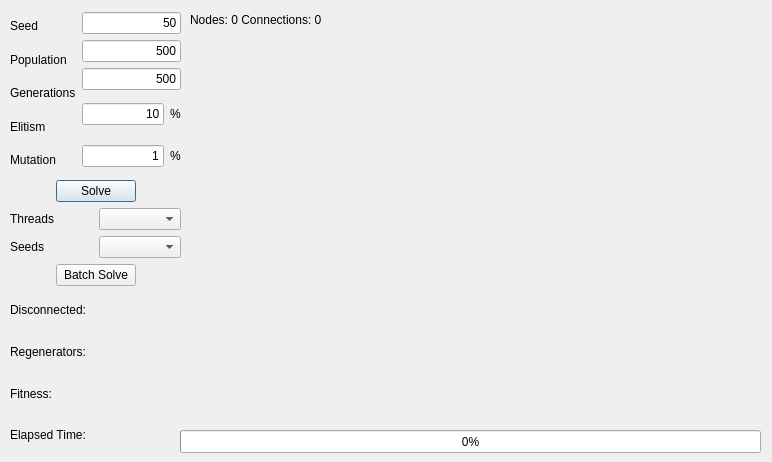
<?xml version="1.0" encoding="UTF-8"?>
<ui version="4.0">
 <class>CustomDialog</class>
 <widget class="QDialog" name="CustomDialog">
  <property name="geometry">
   <rect>
    <x>0</x>
    <y>0</y>
    <width>772</width>
    <height>462</height>
   </rect>
  </property>
  <property name="windowTitle">
   <string>RLP - Custom Algorithm</string>
  </property>
  <widget class="QLabel" name="labelNodes">
   <property name="geometry">
    <rect>
     <x>190</x>
     <y>10</y>
     <width>571</width>
     <height>20</height>
    </rect>
   </property>
   <property name="text">
    <string>Nodes: 0 Connections: 0</string>
   </property>
  </widget>
  <widget class="QWidget" name="gridLayoutWidget">
   <property name="geometry">
    <rect>
     <x>190</x>
     <y>27</y>
     <width>571</width>
     <height>401</height>
    </rect>
   </property>
   <layout class="QGridLayout" name="gridLayout">
    <property name="sizeConstraint">
     <enum>QLayout::SetDefaultConstraint</enum>
    </property>
   </layout>
  </widget>
  <widget class="QProgressBar" name="progressBar">
   <property name="geometry">
    <rect>
     <x>180</x>
     <y>430</y>
     <width>581</width>
     <height>23</height>
    </rect>
   </property>
   <property name="value">
    <number>0</number>
   </property>
  </widget>
  <widget class="QWidget" name="layoutWidget">
   <property name="geometry">
    <rect>
     <x>10</x>
     <y>12</y>
     <width>171</width>
     <height>441</height>
    </rect>
   </property>
   <layout class="QVBoxLayout" name="verticalLayout_4">
    <item>
     <layout class="QHBoxLayout" name="horizontalLayout_5">
      <item>
       <layout class="QVBoxLayout" name="verticalLayout_2">
        <item>
         <widget class="QLabel" name="label">
          <property name="text">
           <string>Seed</string>
          </property>
          <property name="buddy">
           <cstring>lineEditSeed</cstring>
          </property>
         </widget>
        </item>
        <item>
         <widget class="QLabel" name="label_2">
          <property name="text">
           <string>Population</string>
          </property>
          <property name="buddy">
           <cstring>lineEditPopulation</cstring>
          </property>
         </widget>
        </item>
        <item>
         <widget class="QLabel" name="label_3">
          <property name="text">
           <string>Generations</string>
          </property>
          <property name="buddy">
           <cstring>lineEditGenerations</cstring>
          </property>
         </widget>
        </item>
        <item>
         <widget class="QLabel" name="label_4">
          <property name="text">
           <string>Elitism</string>
          </property>
          <property name="buddy">
           <cstring>lineEditElitism</cstring>
          </property>
         </widget>
        </item>
        <item>
         <widget class="QLabel" name="label_5">
          <property name="text">
           <string>Mutation</string>
          </property>
          <property name="buddy">
           <cstring>lineEditMutation</cstring>
          </property>
         </widget>
        </item>
       </layout>
      </item>
      <item>
       <layout class="QVBoxLayout" name="verticalLayout">
        <item>
         <widget class="QLineEdit" name="lineEditSeed">
          <property name="text">
           <string>50</string>
          </property>
          <property name="alignment">
           <set>Qt::AlignRight|Qt::AlignTrailing|Qt::AlignVCenter</set>
          </property>
          <property name="readOnly">
           <bool>false</bool>
          </property>
         </widget>
        </item>
        <item>
         <widget class="QLineEdit" name="lineEditPopulation">
          <property name="text">
           <string>500</string>
          </property>
          <property name="alignment">
           <set>Qt::AlignRight|Qt::AlignTrailing|Qt::AlignVCenter</set>
          </property>
         </widget>
        </item>
        <item>
         <widget class="QLineEdit" name="lineEditGenerations">
          <property name="text">
           <string>500</string>
          </property>
          <property name="alignment">
           <set>Qt::AlignRight|Qt::AlignTrailing|Qt::AlignVCenter</set>
          </property>
         </widget>
        </item>
        <item>
         <layout class="QHBoxLayout" name="horizontalLayout">
          <item>
           <widget class="QLineEdit" name="lineEditElitism">
            <property name="text">
             <string>10</string>
            </property>
            <property name="alignment">
             <set>Qt::AlignRight|Qt::AlignTrailing|Qt::AlignVCenter</set>
            </property>
           </widget>
          </item>
          <item>
           <widget class="QLabel" name="label_10">
            <property name="text">
             <string>%</string>
            </property>
           </widget>
          </item>
         </layout>
        </item>
        <item>
         <layout class="QHBoxLayout" name="horizontalLayout_4">
          <item>
           <widget class="QLineEdit" name="lineEditMutation">
            <property name="text">
             <string>1</string>
            </property>
            <property name="alignment">
             <set>Qt::AlignRight|Qt::AlignTrailing|Qt::AlignVCenter</set>
            </property>
           </widget>
          </item>
          <item>
           <widget class="QLabel" name="label_9">
            <property name="text">
             <string>%</string>
            </property>
           </widget>
          </item>
         </layout>
        </item>
       </layout>
      </item>
     </layout>
    </item>
    <item>
     <layout class="QHBoxLayout" name="horizontalLayout_3">
      <item>
       <spacer name="horizontalSpacer">
        <property name="orientation">
         <enum>Qt::Horizontal</enum>
        </property>
        <property name="sizeHint" stdset="0">
         <size>
          <width>40</width>
          <height>20</height>
         </size>
        </property>
       </spacer>
      </item>
      <item>
       <widget class="QPushButton" name="pushButtonRead">
        <property name="text">
         <string>Solve</string>
        </property>
       </widget>
      </item>
      <item>
       <spacer name="horizontalSpacer_2">
        <property name="orientation">
         <enum>Qt::Horizontal</enum>
        </property>
        <property name="sizeHint" stdset="0">
         <size>
          <width>40</width>
          <height>20</height>
         </size>
        </property>
       </spacer>
      </item>
     </layout>
    </item>
    <item>
     <layout class="QHBoxLayout" name="horizontalLayout_6">
      <item>
       <widget class="QLabel" name="label_6">
        <property name="text">
         <string>Threads</string>
        </property>
       </widget>
      </item>
      <item>
       <widget class="QComboBox" name="comboBoxThreads">
        <property name="currentText">
         <string/>
        </property>
        <property name="maxVisibleItems">
         <number>5</number>
        </property>
       </widget>
      </item>
     </layout>
    </item>
    <item>
     <layout class="QHBoxLayout" name="horizontalLayout_7">
      <item>
       <widget class="QLabel" name="label_7">
        <property name="text">
         <string>Seeds</string>
        </property>
       </widget>
      </item>
      <item>
       <widget class="QComboBox" name="comboBoxSeeds">
        <property name="currentText">
         <string/>
        </property>
        <property name="maxVisibleItems">
         <number>5</number>
        </property>
       </widget>
      </item>
     </layout>
    </item>
    <item>
     <layout class="QHBoxLayout" name="horizontalLayout_2">
      <item>
       <spacer name="horizontalSpacer_3">
        <property name="orientation">
         <enum>Qt::Horizontal</enum>
        </property>
        <property name="sizeHint" stdset="0">
         <size>
          <width>40</width>
          <height>20</height>
         </size>
        </property>
       </spacer>
      </item>
      <item>
       <widget class="QPushButton" name="pushButtonSolve">
        <property name="text">
         <string>Batch Solve</string>
        </property>
       </widget>
      </item>
      <item>
       <spacer name="horizontalSpacer_4">
        <property name="orientation">
         <enum>Qt::Horizontal</enum>
        </property>
        <property name="sizeHint" stdset="0">
         <size>
          <width>40</width>
          <height>20</height>
         </size>
        </property>
       </spacer>
      </item>
     </layout>
    </item>
    <item>
     <layout class="QVBoxLayout" name="verticalLayout_3">
      <item>
       <widget class="QLabel" name="labelDisconnected">
        <property name="text">
         <string>Disconnected: </string>
        </property>
       </widget>
      </item>
      <item>
       <widget class="QLabel" name="labelRegenerators">
        <property name="text">
         <string>Regenerators: </string>
        </property>
       </widget>
      </item>
      <item>
       <widget class="QLabel" name="labelFitness">
        <property name="text">
         <string>Fitness: </string>
        </property>
       </widget>
      </item>
      <item>
       <widget class="QLabel" name="labelElapsed">
        <property name="text">
         <string>Elapsed Time:</string>
        </property>
       </widget>
      </item>
     </layout>
    </item>
   </layout>
  </widget>
 </widget>
 <resources/>
 <connections/>
</ui>
